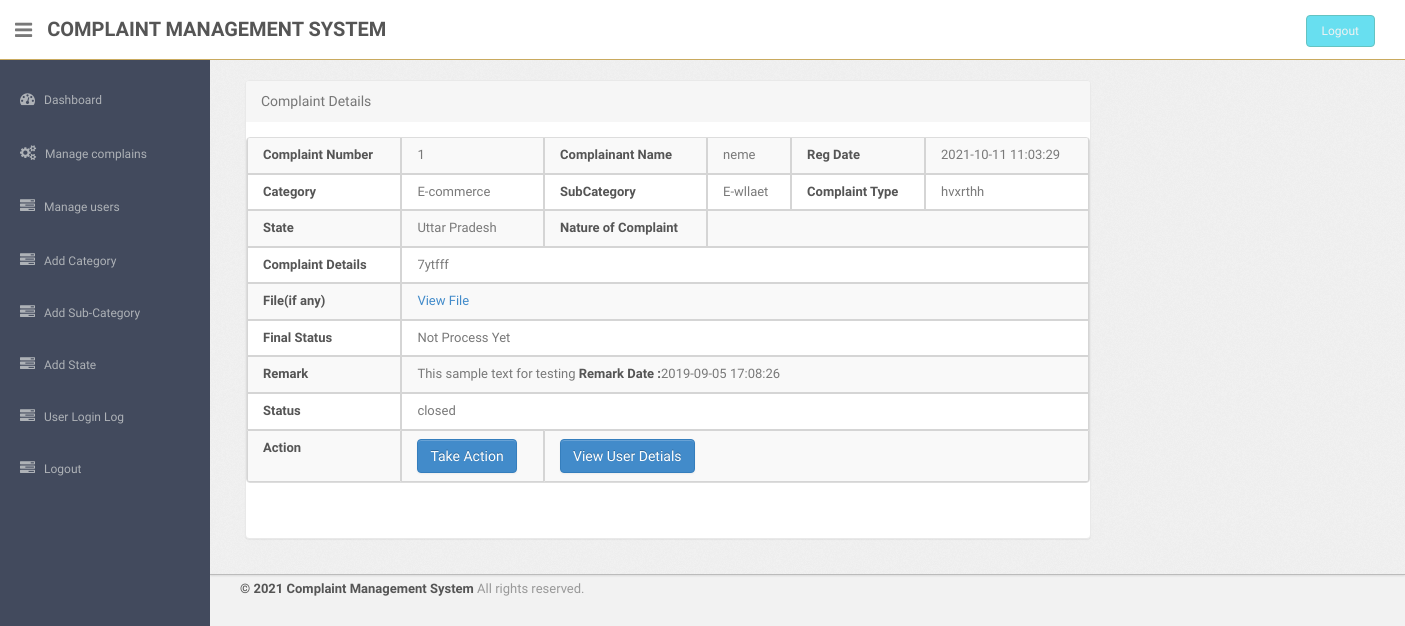
The page /admin/complaint-details.php?cid=1 (signed in) on the database as committed earlier.
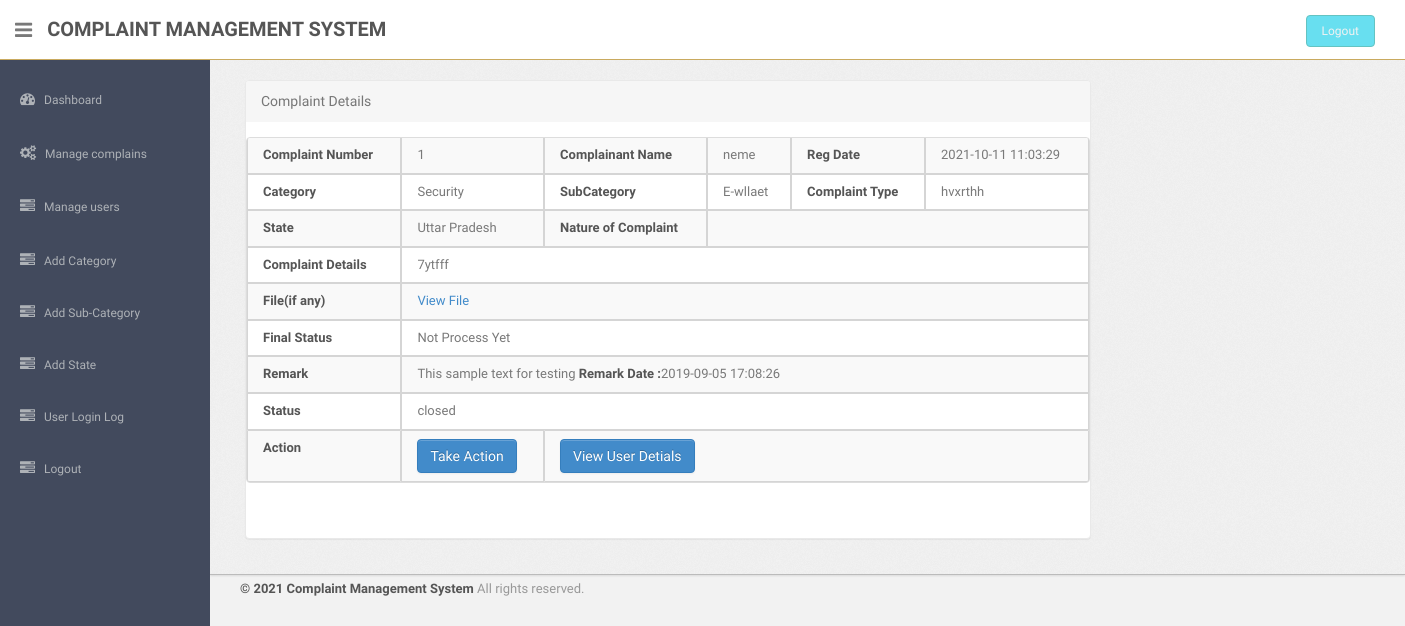
The same page on the database as committed later.
### tables this page shows
CREATE TABLE `tblcomplaints` (
  `complaintNumber` int(11) NOT NULL,
  `userId` int(11) DEFAULT NULL,
  `category` int(11) DEFAULT NULL,
  `subcategory` varchar(255) DEFAULT NULL,
  `complaintType` varchar(255) DEFAULT NULL,
  `state` varchar(255) DEFAULT NULL,
  `noc` varchar(255) DEFAULT NULL,
  `complaintDetails` mediumtext DEFAULT NULL,
  `complaintFile` varchar(255) DEFAULT NULL,
  `regDate` timestamp NULL DEFAULT current_timestamp(),
  `status` varchar(50) DEFAULT NULL,
  `lastUpdationDate` timestamp NULL DEFAULT NULL ON UPDATE current_timestamp()
);

CREATE TABLE `category` (
  `id` int(11) NOT NULL,
  `categoryName` varchar(255) DEFAULT NULL,
  `categoryDescription` longtext DEFAULT NULL,
  `creationDate` timestamp NULL DEFAULT current_timestamp(),
  `updationDate` timestamp NULL DEFAULT NULL ON UPDATE current_timestamp()
);

CREATE TABLE `users` (
  `id` int(11) NOT NULL,
  `fullName` varchar(255) DEFAULT NULL,
  `userEmail` varchar(255) DEFAULT NULL,
  `password` varchar(255) DEFAULT NULL,
  `contactNo` bigint(11) DEFAULT NULL,
  `address` tinytext DEFAULT NULL,
  `State` varchar(255) DEFAULT NULL,
  `country` varchar(255) DEFAULT NULL,
  `pincode` int(6) DEFAULT NULL,
  `userImage` varchar(255) DEFAULT NULL,
  `regDate` timestamp NOT NULL DEFAULT current_timestamp(),
  `updationDate` timestamp NULL DEFAULT '0000-00-00 00:00:00' ON UPDATE current_timestamp(),
  `status` int(1) DEFAULT NULL
);

### admin/complaint-details.php (the view, shortened to what this page needs)
<?php
include('include/config.php');
if(strlen($_SESSION['alogin'])==0)
	{
header('location:index.php');
}
else{
?>
<!DOCTYPE html>
<html lang="en">
<head>
	<link type="text/css" href="bootstrap/css/bootstrap.min.css" rel="stylesheet">
	<link type="text/css" href="bootstrap/css/bootstrap-responsive.min.css" rel="stylesheet">
	<link type="text/css" href="css/theme.css" rel="stylesheet">
	<link type="text/css" href="images/icons/css/font-awesome.css" rel="stylesheet">
    <link href="assets/css/bootstrap.css" rel="stylesheet">
    <link href="assets/font-awesome/css/font-awesome.css" rel="stylesheet" />
    <link rel="stylesheet" type="text/css" href="assets/css/zabuto_calendar.css">
    <link rel="stylesheet" type="text/css" href="assets/js/gritter/css/jquery.gritter.css" />
    <link rel="stylesheet" type="text/css" href="assets/lineicons/style.css">
    <link href="assets/css/style.css" rel="stylesheet">
    <link href="assets/css/style-responsive.css" rel="stylesheet">
</head>
<body>
<section id="container" >
<?php include('include/header.php');?>
<?php include('include/admin_sidebar.php');?>
	<section id="main-content">
          <section class="wrapper">
			<div class="row">
			<div class="col-lg-9 main-chart">
				<div class="col-md-2 col-sm-2 box0">
                  </div>
					<div class="content" style="margin-left: 20px;">
	<div class="module">
							<div class="module-head">
								<h3>Complaint Details</h3>
							</div>
							<div class="module-body table">
								<table cellpadding="0" cellspacing="0" border="0" class="datatable-1 table table-bordered table-striped	 display" width="100%">
									<tbody>
<?php $st='closed';
$query=mysqli_query($con,"select tblcomplaints.*,users.fullName as name,category.categoryName as catname from tblcomplaints join users on users.id=tblcomplaints.userId join category on category.id=tblcomplaints.category where tblcomplaints.complaintNumber='".$_GET['cid']."'");
while($row=mysqli_fetch_array($query))
{
?>
										<tr>
											<td><b>Complaint Number</b></td>
											<td><?php echo htmlentities($row['complaintNumber']);?></td>
											<td><b>Complainant Name</b></td>
											<td> <?php echo htmlentities($row['name']);?></td>
											<td><b>Reg Date</b></td>
											<td><?php echo htmlentities($row['regDate']);?>
											</td>
										</tr>
<tr>
											<td><b>Category </b></td>
											<td><?php echo htmlentities($row['catname']);?></td>
											<td><b>SubCategory</b></td>
											<td> <?php echo htmlentities($row['subcategory']);?></td>
											<td><b>Complaint Type</b></td>
											<td><?php echo htmlentities($row['complaintType']);?>
											</td>
										</tr>
<tr>
											<td><b>State </b></td>
											<td><?php echo htmlentities($row['state']);?></td>
											<td ><b>Nature of Complaint</b></td>
											<td colspan="3"> <?php echo htmlentities($row['noc']);?></td>
										</tr>
<tr>
											<td><b>Complaint Details </b></td>
											<td colspan="5"> <?php echo htmlentities($row['complaintDetails']);?></td>
										</tr>
<tr>
											<td><b>File(if any) </b></td>
											<td colspan="5"> <?php $cfile=$row['complaintFile'];
if($cfile=="" || $cfile=="NULL")
{
  echo "File NA";
}
else{?>
<a href="../users/complaintdocs/<?php echo htmlentities($row['complaintFile']);?>" target="_blank"/> View File</a>
<?php } ?></td>
</tr>
<tr>
<td><b>Final Status</b></td>
											<td colspan="5"><?php if($row['status']=="")
											{ echo "Not Process Yet";
} else {
										 echo htmlentities($row['status']);
										 }?></td>
										</tr>
<?php $ret=mysqli_query($con,"select complaintremark.remark as remark,complaintremark.status as sstatus,complaintremark.remarkDate as rdate from complaintremark join tblcomplaints on tblcomplaints.complaintNumber=complaintremark.complaintNumber where complaintremark.complaintNumber='".$_GET['cid']."'");
while($rw=mysqli_fetch_array($ret))
{
?>
<tr>
<td><b>Remark</b></td>
<td colspan="5"><?php echo  htmlentities($rw['remark']); ?> <b>Remark Date :</b><?php echo  htmlentities($rw['rdate']); ?></td>
</tr>
<tr>
<td><b>Status</b></td>
<td colspan="5"><?php echo  htmlentities($rw['sstatus']); ?></td>
</tr>
<?php }?>
<tr>
											<td><b>Action</b></td>
											<td>
											<?php if($row['status']=="closed"){
												} else {?>
<a href="javascript:void(0);" onClick="popUpWindow('updatecomplaint.php?cid=<?php echo htmlentities($row['complaintNumber']);?>');" title="Update order">
											 <button type="button" class="btn btn-primary">Take Action</button></td>
											</a><?php } ?></td>
											<td colspan="4">
											<a href="javascript:void(0);" onClick="popUpWindow('userprofile.php?uid=<?php echo htmlentities($row['userId']);?>');" title="Update order">
											 <button type="button" class="btn btn-primary">View User Detials</button></a></td>
										</tr>
										<?php  } ?>
								</table>
							</div>
						</div>
					</div>
				</div>
			</div>
		</section>
		<?php include('include/footer.php');?>
</body>
<?php } ?>

Rows that differ between the two databases and show on the page:
changed through a linked row, tblcomplaints "E-wllaet": category.categoryName "E-commerce" → "Security"
